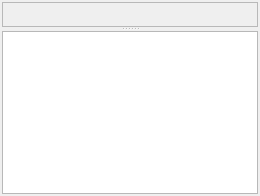
  <widget class="QWidget" name="MainWindowLayout" >
   <layout class="QHBoxLayout" >
    <property name="margin" >
     <number>2</number>
    </property>
    <property name="spacing" >
     <number>4</number>
    </property>
    <item>
     <layout class="QVBoxLayout" >
      <property name="margin" >
       <number>0</number>
      </property>
      <property name="spacing" >
       <number>0</number>
      </property>
      <item>
       <widget class="TTabBar" native="1" name="ModelTabs" >
        <property name="sizePolicy" >
         <sizepolicy>
          <hsizetype>7</hsizetype>
          <vsizetype>0</vsizetype>
          <horstretch>255</horstretch>
          <verstretch>0</verstretch>
         </sizepolicy>
        </property>
       </widget>
      </item>
      <item>
       <widget class="QSplitter" name="MainSplitter" >
        <property name="orientation" >
         <enum>Qt::Vertical</enum>
        </property>
        <widget class="QFrame" name="ViewFrame" >
         <property name="cursor" >
          <cursor>2</cursor>
         </property>
         <property name="frameShape" >
          <enum>QFrame::StyledPanel</enum>
         </property>
         <property name="frameShadow" >
          <enum>QFrame::Raised</enum>
         </property>
        </widget>
        <widget class="QTextEdit" name="TextDisplay" >
         <property name="sizePolicy" >
          <sizepolicy>
           <hsizetype>7</hsizetype>
           <vsizetype>3</vsizetype>
           <horstretch>255</horstretch>
           <verstretch>0</verstretch>
          </sizepolicy>
         </property>
         <property name="minimumSize" >
          <size>
           <width>0</width>
           <height>64</height>
          </size>
         </property>
         <property name="maximumSize" >
          <size>
           <width>16777215</width>
           <height>256</height>
          </size>
         </property>
         <property name="font" >
          <font>
           <family>Courier 10 Pitch</family>
          </font>
         </property>
         <property name="mouseTracking" >
          <bool>true</bool>
         </property>
         <property name="focusPolicy" >
          <enum>Qt::NoFocus</enum>
         </property>
         <property name="contextMenuPolicy" >
          <enum>Qt::DefaultContextMenu</enum>
         </property>
         <property name="acceptDrops" >
          <bool>false</bool>
         </property>
         <property name="horizontalScrollBarPolicy" >
          <enum>Qt::ScrollBarAlwaysOff</enum>
         </property>
         <property name="undoRedoEnabled" >
          <bool>false</bool>
         </property>
         <property name="readOnly" >
          <bool>true</bool>
         </property>
         <property name="acceptRichText" >
          <bool>false</bool>
         </property>
         <property name="textInteractionFlags" >
          <enum>Qt::TextSelectableByMouse</enum>
         </property>
        </widget>
       </widget>
      </item>
     </layout>
    </item>
   </layout>
  </widget>
